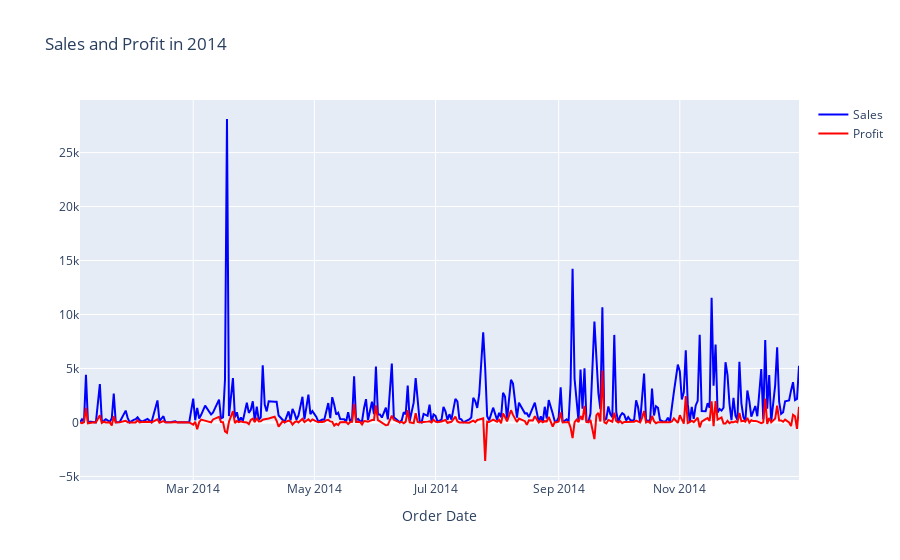

Write notebook code for a chart like this one.
### Code cell
trace1 = go.Scatter(x = dataprof_sales['Order Date'],
                    y = dataprof_sales['Sales'],
                    name = 'Sales',
                    mode= 'lines',  # tambien puede ser markers y lines+markers
                    marker = dict(color = 'blue'),
                    
                )

trace2 = go.Scatter(x = dataprof_sales['Order Date'],
                    y = dataprof_sales['Profit'],
                    name = 'Profit',
                    mode= 'lines',  # tambien puede ser markers y lines+markers
                    marker = dict(color = 'red'),
                    
                )

data = [trace1, trace2]

layout = dict(title= 'Sales and Profit in 2014',
             xaxis= dict(title= 'Order Date',ticklen= 5) # El layout no es necesario poner, lo pone por defecto. 
           )

fig = go.Figure(data = data, layout=layout)

fig

### Figure 1 — Plotly figure (JSON) as saved in the notebook; plotly's stock layout.template omitted (floating-point values rounded to 4 significant figures; data arrays with more than 128 entries replaced by an {"elided": "..."} marker saying what was removed)
{"data": [{"marker": {"color": "blue"}, "mode": "lines", "name": "Sales", "type": "scatter", "x": {"elided": "305 str values"}, "y": {"elided": "305 float values"}}, {"marker": {"color": "red"}, "mode": "lines", "name": "Profit", "type": "scatter", "x": {"elided": "305 str values"}, "y": {"elided": "305 float values"}}], "layout": {"title": {"text": "Sales and Profit in 2014"}, "xaxis": {"ticklen": 5, "title": {"text": "Order Date"}}}}
